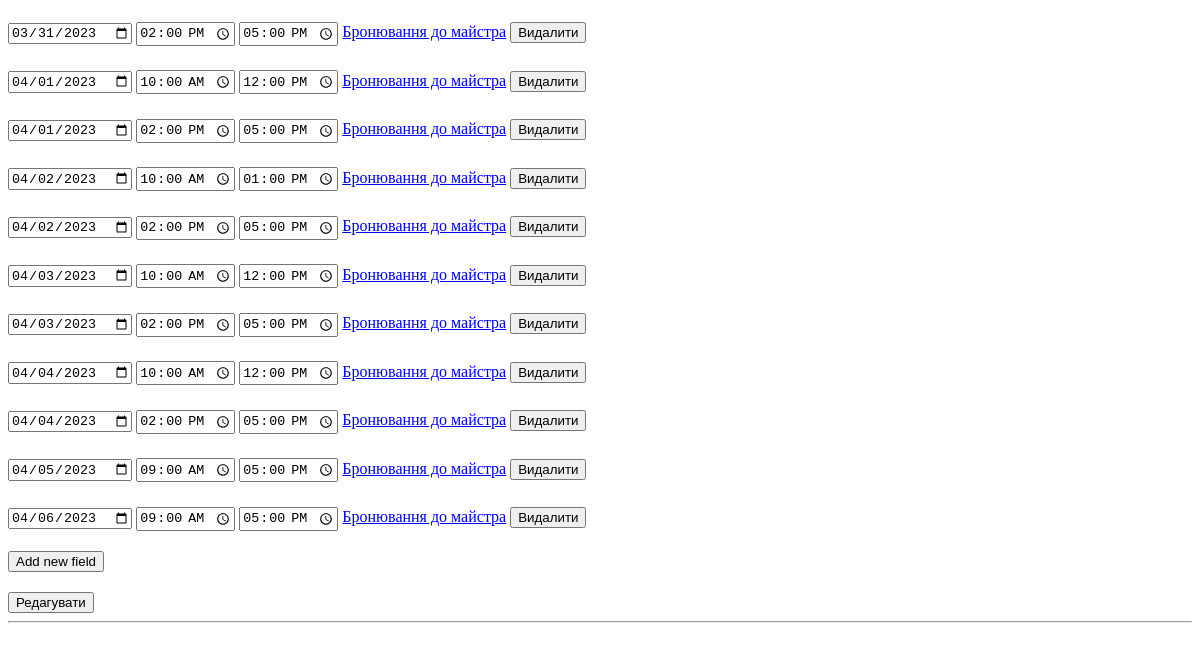
Page /panel/specialists/1/ (lower part) on the earlier database version.
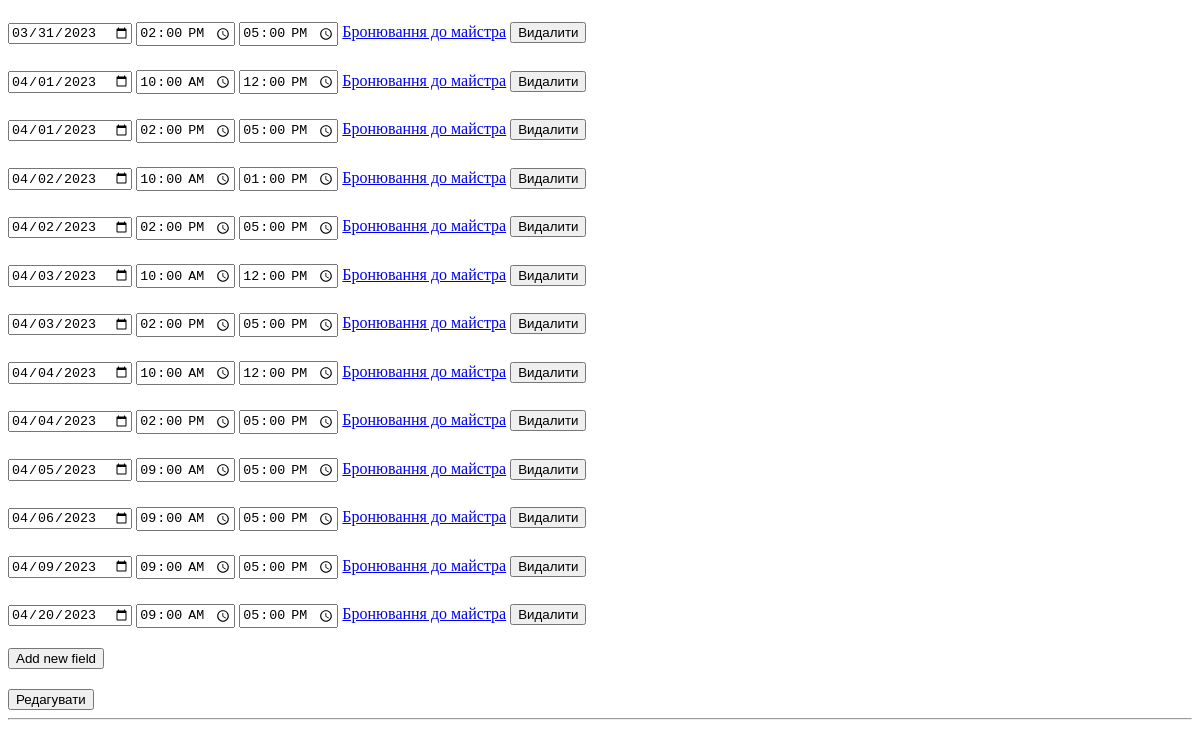
Same page on the later database version.
### administrator/models.py (models this page shows)
class Schedule(models.Model):
    master = models.ForeignKey(Master, on_delete=models.CASCADE)
    date = models.DateField()
    start_time = models.TimeField()
    end_time = models.TimeField()

### administrator/views.py (the view, shortened to what this page needs)
# urls.py: path('panel/specialists/<int:specialist_id>/', administrator.views.specialist_id_handler),
def specialist_id_handler(request, specialist_id):
    specialist = get_object_or_404(Master, id=specialist_id)
    specialist_schedule = Schedule.objects.filter(master=specialist).all()
    specialist_services = Services.objects.filter(id__in=specialist.services.all())
    no_specialist_services = Services.objects.exclude(id__in=specialist.services.all())
    return render(request, 'admin_specialist.html', context={'specialist': specialist,
                                                             'specialist_services': specialist_services,
                                                             'no_specialist_services': no_specialist_services,
                                                             'specialist_schedule': specialist_schedule,
                                                             'today': datetime.today()})

### templates/admin_specialist.html (shortened to what this page needs)
<!DOCTYPE html>
<html lang="en">
<head>
</head>
<body>
<form id="schedule_form" method="post", action="edit_schedule">
    {% for schedule in specialist_schedule %}
        <div id="schedule_info">
  <input type="date" id="date-input" name="date_{{ schedule.id }}" value="{{ schedule.date|date:"Y-m-d" }}">
  <input type="time" id="start_time-input" name="start_time_{{ schedule.id }}" value="{{ schedule.start_time|time:"H:i" }}">
  <input type="time" id="end_time-input" name="end_time_{{ schedule.id }}" value="{{ schedule.end_time|time:"H:i" }}">
            <a href="/panel/specialists/{{ specialist.id }}/masters_booking?date={{ schedule.date|date:"Y-m-d" }}" class="button">Бронювання до майстра</a>
        <button onclick="deleteRow(this, event)">Видалити</button>
        </div>
{% endfor %}
<div id="new_fields">
<button id="add_field_button" onclick="add_new_field(event)">Add new field</button>
</div>
<button type="submit">Редагувати</button>
</form>
 <hr />
<p>&nbsp;</p>
</body>
</html>

Differences in the rows shown:
added Schedule: date "04/09/2023", start_time "09:00", end_time "17:00"
added Schedule: date "04/20/2023", start_time "09:00", end_time "17:00"
